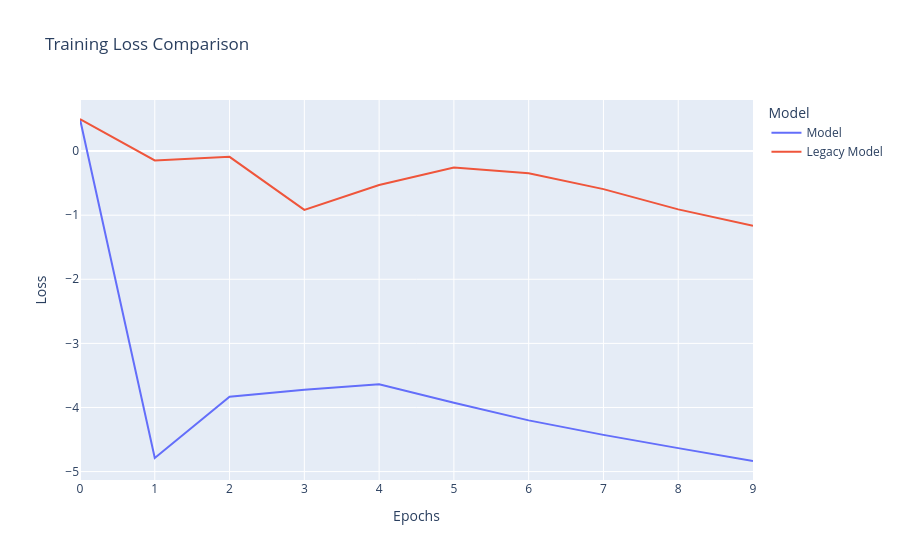

The cell this chart's notebook holds for it:
### Code cell
import plotly.graph_objects as go
fig = go.Figure()
nepochs = min(len(dbg_model.history.loss), len(dbg_model_legacy.history.loss))
fig.add_trace(go.Scatter(x=list(range(nepochs)), y=dbg_model.history.loss[:nepochs], mode='lines', name='Model'))
fig.add_trace(go.Scatter(x=list(range(nepochs)), y=dbg_model_legacy.history.loss[:nepochs], mode='lines', name='Legacy Model'))
fig.update_layout(title='Training Loss Comparison',
                  xaxis_title='Epochs',
                  yaxis_title='Loss',
                  legend_title='Model',)

### Figure 1 — Plotly figure (JSON) as saved in the notebook; plotly's stock layout.template omitted (floating-point values rounded to 4 significant figures)
{"data": [{"mode": "lines", "name": "Model", "type": "scatter", "x": [0, 1, 2, 3, 4, 5, 6, 7, 8, 9], "y": [0.5007, -4.788, -3.834, -3.725, -3.637, -3.925, -4.202, -4.427, -4.634, -4.835]}, {"mode": "lines", "name": "Legacy Model", "type": "scatter", "x": [0, 1, 2, 3, 4, 5, 6, 7, 8, 9], "y": [0.5007, -0.1454, -0.09021, -0.9167, -0.5288, -0.2562, -0.3445, -0.5935, -0.9092, -1.165]}], "layout": {"legend": {"title": {"text": "Model"}}, "title": {"text": "Training Loss Comparison"}, "xaxis": {"title": {"text": "Epochs"}}, "yaxis": {"title": {"text": "Loss"}}}}
